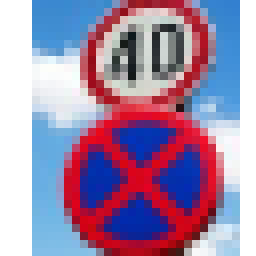
#> input picture new_treated_images/2signs.png, 32 x 32 px (shown 8 times larger); its folder holds 4 pictures in this run
$ jupyter execute --allow-errors Traffic_Signs_Recognition-NP.ipynb   (shell and % lines are left out)
#> lines starting #> are read from the running program, lines starting #| are printed output that depends on the picture
# Self-Driving Car Engineer Nanodegree

## Deep Learning

## Project: Build a Traffic Sign Recognition Classifier

In this notebook, a template is provided for you to implement your functionality in stages which is required to successfully complete this project. If additional code is required that cannot be included in the notebook, be sure that the Python code is successfully imported and included in your submission, if necessary. Sections that begin with **'Implementation'** in the header indicate where you should begin your implementation for your project. Note that some sections of implementation are optional, and will be marked with **'Optional'** in the header.

In addition to implementing code, there will be questions that you must answer which relate to the project and your implementation. Each section where you will answer a question is preceded by a **'Question'** header. Carefully read each question and provide thorough answers in the following text boxes that begin with **'Answer:'**. Your project submission will be evaluated based on your answers to each of the questions and the implementation you provide.

>**Note:** Code and Markdown cells can be executed using the **Shift + Enter** keyboard shortcut. In addition, Markdown cells can be edited by typically double-clicking the cell to enter edit mode.

---

## Step 1: Dataset Exploration

Visualize the German Traffic Signs Dataset. This is open ended, some suggestions include: plotting traffic signs images, plotting the count of each sign, etc. Be creative!

The pickled data is a dictionary with 4 key/value pairs:

- features -> the images pixel values, (width, height, channels)
- labels -> the label of the traffic sign
- sizes -> the original width and height of the image, (width, height)
- coords -> coordinates of a bounding box around the sign in the image, (x1, y1, x2, y2). Based the original image (not the resized version).

[cell 1]
# Load pickled data
import pickle

# TODO: fill this in based on where you saved the training and testing data
training_file = 'traffic-signs-data/train.p'
testing_file = 'traffic-signs-data/test.p'

#> (the rest of this cell did not finish here and is left out)

[cell 2]
### To start off let's do a basic data summary.
import numpy as np

# TODO: number of training examples
#> (the rest of this cell did not finish here and is left out)

[cell 3]
### Data exploration visualization goes here.
### Feel free to use as many code cells as needed.

# get images from the dataset and display them
# Do relevant imports
import matplotlib.pyplot as plt
import matplotlib.image as mpimg

#makes sure the plt is dispayed inline with the output of the notebook

# [6 lines left out: function getRandomImageSet, not called in this run]

def plotImageSet(image_list,color='gnuplot2'):
    fig = plt.figure()
    count = 1
    for image in image_list:
        ax = fig.add_subplot(1,len(image_list),count)
        imgplot = plt.imshow(image,cmap=color)
        ax.axis('off')
        count = count +1
    plt.show()

# get random samples from X_train
#> (the rest of this cell did not finish here and is left out)

----

## Step 2: Design and Test a Model Architecture

Design and implement a deep learning model that learns to recognize traffic signs. Train and test your model on the [German Traffic Sign Dataset](http://benchmark.ini.rub.de/?section=gtsrb&subsection=dataset).

There are various aspects to consider when thinking about this problem:

- Your model can be derived from a deep feedforward net or a deep convolutional network.
- Play around preprocessing techniques (normalization, rgb to grayscale, etc)
- Number of examples per label (some have more than others).
- Generate fake data.

Here is an example of a [published baseline model on this problem](http://yann.lecun.com/exdb/publis/pdf/sermanet-ijcnn-11.pdf). It's not required to be familiar with the approach used in the paper but, it's good practice to try to read papers like these.

### Implementation

Use the code cell (or multiple code cells, if necessary) to implement the first step of your project. Once you have completed your implementation and are satisfied with the results, be sure to thoroughly answer the questions that follow.

[cell 4]
# test one_hot encoder (from Confluence page by Mihail Chirita)
def one_hot_encoder(original_labels, number_of_classes):
#> called with number_of_classes = 8
    encoded_labels = np.zeros((len(original_labels), number_of_classes))
    for i in range(len(original_labels)):
        encoded_labels[i, original_labels[i]] = 1.
    return encoded_labels

A = [1,4,5,2,7]
B = one_hot_encoder(A,8)
print(A)
print(B)

[cell 5]
### Preprocess the data here.
### Feel free to use as many code cells as needed.

# convert images to grayscale

import numpy as np
from numpy import newaxis
import matplotlib.pyplot as plt
import matplotlib.image as mpimg

def rgb2gray(rgb):
    return np.dot(rgb[...,:3], [0.299, 0.587, 0.114])

# convert train data to grayscale to reduce complexity and make the mean zero
X_train_gray = []
#> (the rest of this cell did not finish here and is left out)

### Question 1

_Describe the techniques used to preprocess the data._

**Answer:**

The convertion to grayscale images reduces the complexity of the data while retaining the interesting features like shapes and symbols. If we, humans, are able to label the traffic sign with this reduced information, we expect the neural network to be also able to do it. In fact, reducing the dimensionality from 3 colors to 1, besides making it much more efficient and easier to train, can potentially increase the performance as the color is sometimes source of problems and causing "distraction". The structure of the data is kept and complexity is reduced.

Images were converted to grayscale by using the rgb2gray function. In order to further improve the preprocessing of the dataset, the mean was brought to about zero by subtracting 128 to the pixel value.
Also, values were normalised to small values betweeen -1 and 1 by dividing by 128.

Other methods could be used to preprocess the data such as adjusting the contrast and brightness or aplying Gaussian blur, but I'm not sure if that would really be of benefit to the convolutional neural network. As such I decided to use just the simplest and probably the most useful techniques: RGB to grayscale convertion, zero mean and normalisation to small values.

[cell 6]
# test train_test_split
import numpy as np
from sklearn.model_selection import train_test_split

X1, y1 = np.arange(10).reshape((5, 2)), range(5)
X1_train, X1_test, y1_train, y1_test = train_test_split(X1, y1, test_size=0.33, random_state=42)
print("train = ",X1_train)
print("X_test = ",X1_test)
print ("y_train = ",y1_train)
print ("y_test = ",y1_test)

[cell 7]
### Generate data additional (if you want to!)
### and split the data into training/validation/testing sets here.
### Feel free to use as many code cells as needed.

print ("size of X_train = ",len(X_train_gray))
#> (the rest of this cell did not finish here and is left out)

#> (a cell that did not finish here is left out)

### Question 2

_Describe how you set up the training, validation and testing data for your model. If you generated additional data, why?_

**Answer:**
All the images of the dataset should be of equal size and in order to be able to use them together with the provided dataset they should be of same size (32x32) and image color depth (3).
In fact, since at this point we already preprocees the original dataset and we have now only gray images, there is only one dimension for color depth.
I've separated the data in 3 sets: training, test and validation data.
The validation set was taken from the original training set. A fraction of 10% of that original training set is now the validation set and the remaining 90% is still part of the training data.
The testing data is bigger than the validation set and should account for almost 30% of the total dataset.
I have split both the data images and the labels using the train_test_split function.

As we used the preprocesses images we don't need to apply the same preprocessing techniques, rgb to grayscale conversion and make the mean zero, because they are already in the correct format.

### Question 3

_What does your final architecture look like? (Type of model, layers, sizes, connectivity, etc.)  For reference on how to build a deep neural network using TensorFlow, see [Deep Neural Network in TensorFlow
](https://classroom.udacity.com/nanodegrees/nd013/parts/fbf77062-5703-404e-b60c-95b78b2f3f9e/modules/6df7ae49-c61c-4bb2-a23e-6527e69209ec/lessons/b516a270-8600-4f93-a0a3-20dfeabe5da6/concepts/83a3a2a2-a9bd-4b7b-95b0-eb924ab14432) from the classroom._

**Answer:**
My Architecture is composed of:

1) Convolution 1:
    input = 32x32x1;
    feature map = 1;
    patch = (5x5);
    stride = (1,1); (S=1)
    padding = "SAME" of size 1 (P=1)
    output depth = 32;
    output = 30x30x32;

   Max Pooling (down-sampling):
    stride = (2,2); (S=2)
    output = 15x15x32;

    num_params = (5x5x1+1)x32 = 832

2) Convolution 2:
    input = 15x15x32;
    feature map = 1;
    patch = (5x5);
    stride = (1,1); (S=1)
    padding = "SAME" of size 1 (P=1)
    output depth = 64;
    output = 13x13x64;

   Max Pooling (down-sampling):
    stride = (2,2);
    output = 7x7x64;

    num_params = (5x5x1+1)x64 = 1664

3) Convolution 3:
    input = 7x7x64;
    feature map = 1;
    patch = (5x5);
    stride = (1,1); (S=1)
    padding = "SAME" of size 1
    output depth = 128;
    output = 5x5x128;

   Max Pooling (down-sampling):
    stride = (2,2);
    output = 3x3x128;

    num_params = (5x5x1+1)x128 = 3328

5) Fully connected layer_1:
    number of layers = 256;
    input = 1152x1 (3*3*128);
    output = 256x1;

    Relu activator:
    output = 256x1;

    num_params = (1152*256) = 294912

6) Fully connected layer 2:
    number of layers = 256;
    input = 256x1;
    output = 256x1;

    Relu activator:
    output = 256x1;

    Apply Dropout:
    keep_prob = 0.75 (meaning 25% are dropped each iteration);

    Flatten layer;

    num_params = (256*256) = 65536

7) Output Prediction
    Input = 256x1;
    Output = 43x1 (43 classes);

    num_params = (256*43) = 11008


[cell 9]
# define and test the next_batch function
# this function assumes both arrays are the same length
def next_batch(first_array, second_array, batch_size):
#> called with batch_size = 4
    index = np.random.choice(len(first_array), size=batch_size, replace=False)

    result_x = []
    result_y = []
    for id in index:
        result_x.append(first_array[id])
        result_y.append(second_array[id])
    return result_x, result_y

# debug only
A = [1,2,3,4,5,6,7,8,9,13]
B = [11,22,33,44,55,66,77,88,99,31]
a,b = next_batch(A,B,4)
print (a,'\n',b)

[cell 10]
### Train your model here.
### Feel free to use as many code cells as needed.

import tensorflow as tf

#Parameters
learning_rate = 0.05
training_iters = 50
batch_size = 128
display_step = 1

# Network Parameters
layer_width = {
    'layer_1': 32,
    'layer_2': 64,
    'layer_3': 128,
    'fully_connected': 256
}
n_input = 4 * 4 * layer_width['layer_3']

#> (the rest of this cell did not finish here and is left out)

#> (a cell that did not finish here is left out)

[cell 12]
# Session
# Now let's run it
print ("Training the network. This might take a few minutes...")

# Launch the graph
#> (the rest of this cell did not finish here and is left out)

#> (a cell that did not finish here is left out)

#> (a cell that did not finish here is left out)

# Question 4

_How did you train your model? (Type of optimizer, batch size, epochs, hyperparameters, etc.)_

**Answer:**

I used a gradient descent optimizer with the following parameters (names are self explanatory):

learning_rate = 0.05

training_iters = 50

batch_size = 128

display_step = 1

keep_prob = 0.75 (for dropout implementation, avoiding overfitting)

To select the learning rate I first experimented with a value of 0.001. I was not seeing fast progress for the accuracy so I decided to make it slightly larger in order to converge faster to higher accuracies. Of course, have a larger learning rate also means that when we are already at high accuracies, it is much more difficult to improve the results further. Ideally we would want to make the learning rate variable and decreasing as the number of iterations increase.
I selected the same batch size used in the examples. I don't have a very strong reason why should we choose this particular number for the batch size except for the fact that this value should be big enough to accomodate a significant number of random samples and also small enough to enable the training to take place in a reduced amount of time.
The number of training iterations was such that would allow me to get very low cost values and also high accuracy results in a relatively short period of training time. By looking at the results now I would probably reduce it to about 30 or 35 iterations. We can see clearly that after 30 iterations the learning rate should be lower in order to allow smoother transitions and avoid the cost to fluctuate a lot for small values.
The keep probability value was chosen to be 0.75 in order to avoid overfitting and increase robustness by creating redundancies in the nn. 0.75 seems a reasonable value in the sense that we still have 75% of the neurons active for a particular layer and 25% are randomly silenced during one training iteration. Having smaller values (e.g. 0.5) would make it more robust but probably it will take more time to converge.

### Question 5

_What approach did you take in coming up with a solution to this problem?_

**Answer:**

I tried to use a convolutional neural network because it is best suited to handle statistical invariance for features in images wich might not be properly aligned and centered in the image. For this I used 3 layers of CNNs.
I also wanted to make my model deeper and more capable of handling more complicated problems. As such I included 2 aditional hidden layers of fully connected nn. These layers include Relu units (to make it useful for non-linear problems) and also the dropout technique which helps preventing overfitting and makes the NN more robust as it favours redundancy.
I chose to have 3 CNN layers as it enables us to have 3 different levels of hierarchichal representations. As an example, the first layer would detect simple lines and curves, the second layer could include representation of connected lines, circles, triangles and squares and the third layer could already include a higher level discrimination of things like numbers and symbols.
For each additional layer we add to the nn architecture we are increasing the complexity and therefore sensible decision has to be made on whereas or not including these extra layers would really improve the performance. I have to say I didn't test other architectures and I did choose to go along with this particular one because at this stage (of y learning process) I was more interested to gain understanding on how the nn works and if I could include extra layers and make it work, rather than focus on getting the most efficient architecture.
In addition to these ideas I found that the architecture of the paper referenced in the course for traffic classification is very interesting and produced really good results. My architecture follows part of that structure.

---

## Step 3: Test a Model on New Images

Take several pictures of traffic signs that you find on the web or around you (at least five), and run them through your classifier on your computer to produce example results. The classifier might not recognize some local signs but it could prove interesting nonetheless.

You may find `signnames.csv` useful as it contains mappings from the class id (integer) to the actual sign name.

### Implementation

Use the code cell (or multiple code cells, if necessary) to implement the first step of your project. Once you have completed your implementation and are satisfied with the results, be sure to thoroughly answer the questions that follow.

[cell 15]
### Load the images and plot them here.
### Feel free to use as many code cells as needed.

[cell 16]
#from PIL import Image
import glob
import cv2
from numpy import array

image_list = []
filename_list = []
for filename in glob.glob('new_treated_images/*.png'):
    filename_list.append(filename)
    im = cv2.imread(filename)
#> im is the input picture: shape (32, 32, 3); mean B, G, R 169.6, 137.5, 160.9
    im = cv2.cvtColor(im,cv2.COLOR_BGR2RGB)
    im = cv2.resize(im,(32,32),interpolation = cv2.INTER_AREA)
    image_list.append(im)

print("There are ",len(image_list),"images in the folder.")
plotImageSet(image_list)
#> in plotImageSet, `plt.show()`:
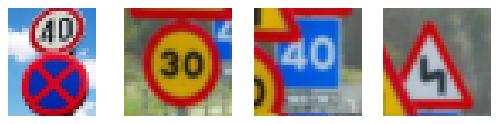
#> figure drawn by matplotlib, 4 panels

for name in filename_list:
    print(name)

# preprocess the images
image_list_gray = []
for image in image_list:
    image_list_gray.append((rgb2gray(image)-128)/128,);

plotImageSet(image_list_gray,'gray')
#> call 2 of plotImageSet, with color = 'gray'
#> in plotImageSet (call 2), `plt.show()`:
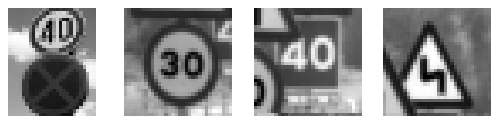
#> figure drawn by matplotlib, 4 panels

### Question 6

_Choose five candidate images of traffic signs and provide them in the report. Are there any particular qualities of the image(s) that might make classification difficult? It would be helpful to plot the images in the notebook._

**Answer:**
I actually provided ten images. See answer above. From these images there are many challenges:

The 'parking.png', '2signs.png' and 'narrow.png' present two signs;

The 'priority.png' is partially cut and in this case the color really matters in order to distinguish which vehicle has the priority.

The 'curves.png' and '40.png' are partially occluded by other signs;

The 'noWalking.png' is not centered;

The 'noWay.png' is tilted.

[cell 17]
label_to_name_map = {}
count = 0
with open("signnames.csv", mode='r') as f:
#> (reads signnames.csv from the repository)
    for line in f:
        parts = line.strip().split(',')
        if parts[0] == 'ClassId':
            continue
        label_to_name_map[int(parts[0])] = parts[1]
        print('Label ',count,' = ',label_to_name_map[count])
        count = count + 1
